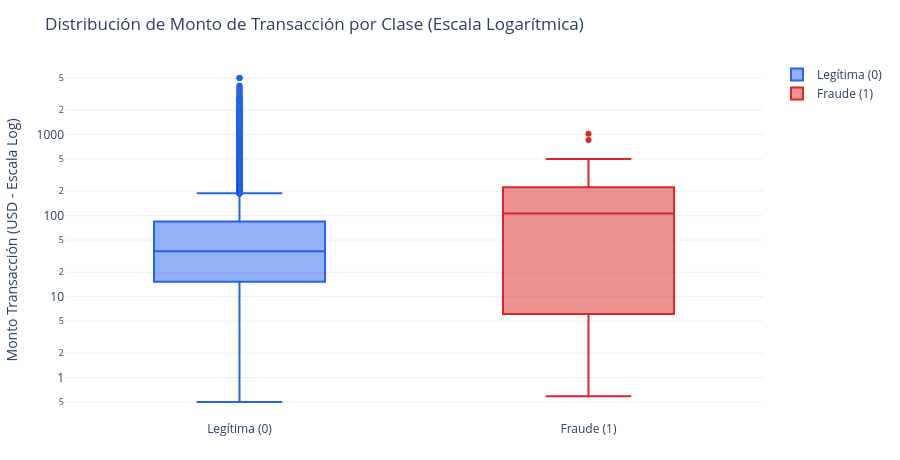

The notebook cell saved with this chart:
### Markdown cell above
---
## 3. Dimensión 2: Distribución y Asimetría de Montos (`amount`)
Examinamos los estadísticos de posición y dispersión del monto en dólares entre operaciones legítimas (`0`) y fraudulentas (`1`).

### Code cell
def plot_amount_distribution(
    sample_df: pd.DataFrame, max_points: int = 50000
) -> go.Figure:
    """Boxplot interactivo en escala logarítmica comparando montos por clase."""
    plot_data = sample_df.head(max_points)
    legit = plot_data[plot_data["is_fraud"] == 0]["amount"]
    fraud = plot_data[plot_data["is_fraud"] == 1]["amount"]

    fig = go.Figure()
    fig.add_trace(
        go.Box(
            y=legit,
            name="Legítima (0)",
            marker_color=COLOR_LEGIT,
            boxpoints="outliers",
        )
    )
    fig.add_trace(
        go.Box(
            y=fraud,
            name="Fraude (1)",
            marker_color=COLOR_FRAUD,
            boxpoints="outliers",
        )
    )

    fig.update_layout(
        template=PLOTLY_TEMPLATE,
        title="Distribución de Monto de Transacción por Clase (Escala Logarítmica)",
        yaxis_title="Monto Transacción (USD - Escala Log)",
        yaxis_type="log",
        showlegend=True,
        margin={"l": 40, "r": 40, "t": 60, "b": 40},
        height=460,
    )
    return fig


amount_stats = (
    df_train_val.group_by("is_fraud")
    .agg(
        [
            pl.count("amount").alias("transacciones"),
            pl.mean("amount").round(2).alias("media_usd"),
            pl.median("amount").round(2).alias("mediana_usd"),
            pl.col("amount").quantile(0.25).round(2).alias("p25_usd"),
            pl.col("amount").quantile(0.75).round(2).alias("p75_usd"),
            pl.col("amount").quantile(0.95).round(2).alias("p95_usd"),
            pl.col("amount").quantile(0.99).round(2).alias("p99_usd"),
            pl.max("amount").round(2).alias("maximo_usd"),
        ]
    )
    .sort("is_fraud")
    .to_pandas()
)

display(amount_stats)

sample_amounts = (
    df_train_val.select(["amount", "is_fraud"])
    .sample(n=min(50000, train_val_records), seed=RANDOM_STATE)
    .to_pandas()
)
fig_amount = plot_amount_distribution(sample_amounts)
fig_amount.show()

### Figure 1 — Plotly figure (JSON) as saved in the notebook; plotly's stock layout.template omitted (floating-point values rounded to 4 significant figures; data arrays with more than 128 entries replaced by an {"elided": "..."} marker saying what was removed)
{"data": [{"boxpoints": "outliers", "marker": {"color": "#2563EB"}, "name": "Legítima (0)", "type": "box", "y": {"elided": "49850 float values"}}, {"boxpoints": "outliers", "marker": {"color": "#DC2626"}, "name": "Fraude (1)", "type": "box", "y": {"elided": "150 float values"}}], "layout": {"height": 460, "margin": {"b": 40, "l": 40, "r": 40, "t": 60}, "showlegend": true, "title": {"text": "Distribución de Monto de Transacción por Clase (Escala Logarítmica)"}, "yaxis": {"title": {"text": "Monto Transacción (USD - Escala Log)"}, "type": "log"}}}
